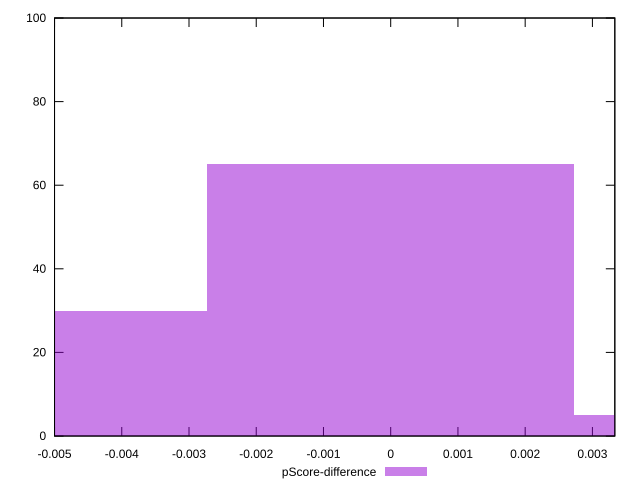

Reproduce this figure in gnuplot.
reset

$pScoreDifference <<EOF
-0.0054590078702627925 30
0 65
0.0054590078702627925 5
EOF

set key outside below
set boxwidth 0.0054590078702627925
set xrange [-0.0050000000000000044:0.0033333333333332993]
set yrange [0:100]
set trange [0:100]
set style fill transparent solid 0.5 noborder
set terminal svg size 640, 490 enhanced background rgb 'white'
set output "reprap/unminified-css/samples/pages+cached+noexternal+nomedia+nocss/pScore-difference/histogram.svg"

plot $pScoreDifference title "pScore-difference" with boxes

reset
